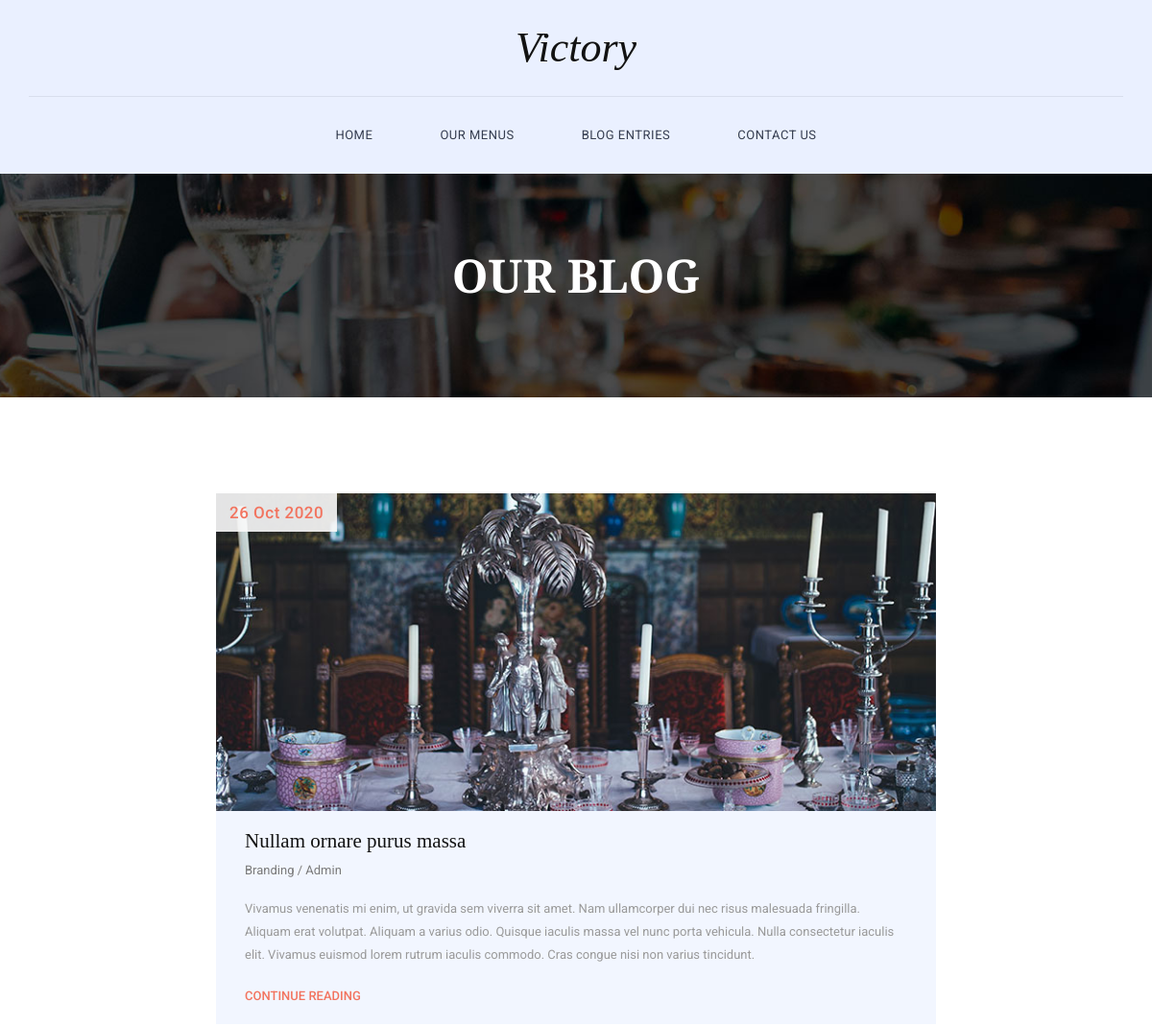
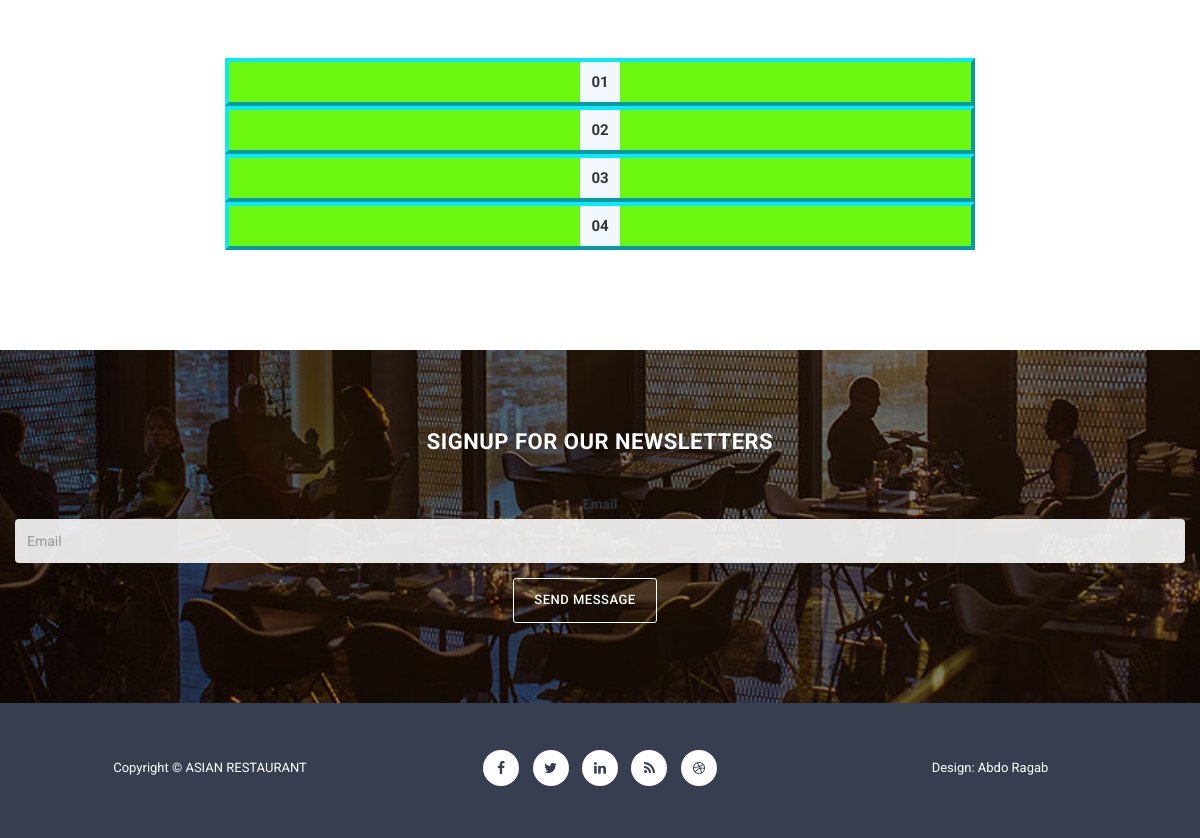
Page /blog on the committed database (2 pictures, top to bottom).
### rest_app/models.py (models this page shows, shortened)
class Blog(models.Model):
    date = models.CharField(max_length=50)
    image = models.ImageField(upload_to='photos' , null=True , blank = True)
    name = models.CharField(max_length=100)
    admin = models.CharField(max_length=100)
    details = models.TextField(max_length=1000)

### rest_app/views.py (the view)
# urls.py: path('blog', views.blog , name='blog'),
def blog(request):
    if request.method == 'POST':
        mail = EmailForm(request.POST)
        if mail.is_valid():
            mail.save()
    bloging = Blog.objects.all()
    paginator = Paginator(bloging,1)
    page_number = request.GET.get('page')
    page_obj = paginator.get_page(page_number)
    context = {
        'email_form' : EmailForm(),
        'blogs' : page_obj,
    }
    return render(request , 'pages/blog.html' , context)

### rest_app/forms.py
class EmailForm(forms.ModelForm):
    class Meta:
        model = Email
        fields = '__all__'

### templates/pages/blog.html (shortened to what this page needs)
{% extends 'base.html' %}
{% load bootstrap4 %}
{% load static %}
{% block content %}
    <section class="page-heading">
        <div class="container">
            <div class="row">
                <div class="col-md-12">
                    <h1>Our Blog</h1>
                </div>
            </div>
        </div>
    </section>
    <section class="blog-page">
        <div class="container">
            <div class="row">
                {% for blog in blogs %}
                <div class="col-md-8 col-md-offset-2">
                    <div class="blog-item">
                        {% if blog.image %}
                                <img src="{{blog.image.url}}" alt="">
                            {% else %}
                                <img src="{% static 'img/blog_item_01.jpg' %}" alt="">
                            {% endif %}
                        <div class="date">{{blog.date}}</div>
                        <div class="down-content">
                            <h4>{{blog.name}}</h4>
                            <span>{{blog.admin}}</span>
                            <p>{{blog.details}}</p>
                            <div class="text-button">
                                <a href="{% url 'blog' %}">Continue Reading</a>
                            </div>
                        </div>
                    </div>
                </div>
                {% endfor %}
                <div class="col-md-8 col-md-offset-2">
                    {% if blogs.has_other_pages %}
                        <div class="row">
                            <div class="col-lg-12">
                                <div class="pagination_wrap">
                                    <ul class="page-number">
                                        {% for i in blogs.paginator.page_range %}
                                            <div class="myDiv">
                                                <li><a href="?page={{i}}"><span>0{{i}}</span></a></li>
                                            </div>
                                        {% endfor %}
                                    </ul>
                                </div>
                            </div>
                        </div>
                    {% endif %}
                </div>
            </div>
        </div>
    </section>
    <section class="sign-up">
        <div class="container">
            <div class="row">
                <div class="col-md-12">
                    <div class="heading">
                        <h2>Signup for our newsletters</h2>
                    </div>
                </div>
            </div>
            <form id="contact" action="" method="POST">
                <div class="row">
                    {% bootstrap_form email_form %}
                    <div class="col-md-12">
                        <fieldset>
                            <button type="submit" id="form-submit" class="btn">Send Message</button>
                        </fieldset>
                    </div>
                </div>
            </form>
        </div>
    </section>
{% endblock %}

### rest/static/css/hero-slider.css (style rules this page uses)
*, *::after, *::before { -webkit-box-sizing: border-box; -moz-box-sizing: border-box; box-sizing: border-box; }
html { font-size: 62.5%; }
body { font-family: "Open Sans", sans-serif; color: #2c343b; background-color: #f2f2f2; }
a { color: #d44457; text-decoration: none; }
img { max-width: 100%; }

### rest/static/css/templatemo-style.css (style rules this page uses)
* { margin: 0; padding: 0; font-family: 'Roboto', arial, sans-serif; }
body { overflow-x: hidden; background-color: #fff; }
ul { list-style: none; margin: 0px; }
p { color: #9a9a9a; font-size: 13px; line-height: 24px; }
section.sign-up { padding: 80px 0px; background-image: url(../img/signup-bg.jpg); background-repeat: no-repeat; background-size: cover; background-position: center center; text-align: center; }
.sign-up .heading h2 { text-align: center; margin-top: 0px; margin-bottom: 40px; font-size: 22px; font-weight: 700; letter-spacing: 0.5px; text-transform: uppercase; color: #fff; }
.sign-up button { margin-left: -30px; display: inline-block; background-color: transparent; color: #fff!important; font-size: 13px; text-transform: uppercase; font-weight: 500; padding: 12px 20px; border-radius: 3px; text-decoration: none; letter-spacing: 0.5px; border: 1px solid #fff; }
.sign-up input { margin-right: -30px; height: 44px; border: 3px; background-color: rgba(250, 250, 250, 0.9); color: #5a5a5a!important; box-shadow: none!important; outline: none!important; }
section.page-heading { padding: 80px 0px; background-image: url(../img/heading-bg.jpg); background-repeat: no-repeat; background-size: cover; background-position: center center; text-align: center; }
.page-heading h1 { margin-top: 0px; margin-bottom: 20px; font-family: 'Spectral', serif; font-size: 48px; font-weight: 700; text-transform: uppercase; color: #fff; }
section.blog-page { margin-top: 100px; }
section.blog-page .page-number { padding: 0; margin-top: 30px; margin-bottom: 100px; list-style: none; text-align: center; width: 100%; }
section.blog-page .page-number li { display: inline-block; margin: 0 3px; }
section.blog-page .page-number li a { transition: all 0.5s; width: 40px; height: 40px; line-height: 40px; display: inline-block; text-align: center; background-color: #f2f6ff; font-size: 15px; color: #343434; font-weight: 700; text-decoration: none; }
.blog-item img { width: 100%; overflow: hidden; }
.blog-item { margin-bottom: 30px; }
.blog-item .down-content { background-color: #f2f6ff; padding: 20px 30px; }
.blog-item .down-content h4 { margin-top: 0px; margin-bottom: 0px; padding-bottom: 8px; font-family: 'Spectral', serif; font-size: 21px; color: #121212; }
.blog-item .down-content span { font-size: 13px; color: #7a7a7a; display: inline-block; margin-bottom: 18px; }
.blog-item .down-content .text-button a { font-size: 13px; font-weight: 500; color: #f2745f; text-decoration: none; text-transform: uppercase; margin-top: 12px; display: inline-block; }
.blog-item .date { font-size: 17px; color: #f2745f; font-weight: 500; letter-spacing: 0.5px; padding: 8px 14px; position: absolute; left: 15px; top: 0px; background-color: rgba(250, 250, 250, 0.9); }

### templates/base.html (style rules this page uses)
.myDiv { border: 4px outset rgb(11, 232, 248); background-color: rgb(108, 247, 16); text-align: center; }

### rows in the picture
Blog: image (picture), date "26 Oct 2020", name "Nullam ornare purus massa", admin "Branding / Admin", details "Vivamus venenatis mi enim, ut gravida sem viverra sit amet. Nam ullamcorper dui nec risus malesuada fringilla. Aliquam erat volutpat. Aliquam a varius odio. Quisque iaculis massa vel nunc porta vehicula. Nulla consectetur iaculis elit. Vivamus euismod lorem rutrum iaculis commodo. Cras congue nisi non varius tincidunt."

### other values in the picture
{{ i }} "1" "2" "3" "4"
